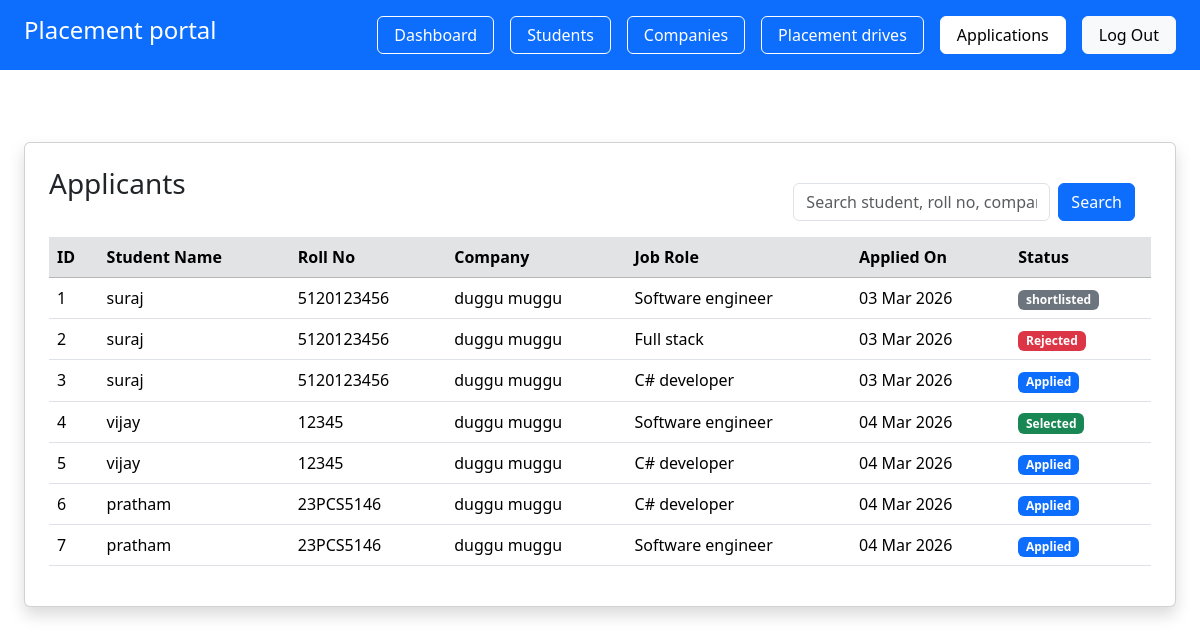
Page /admin/applicants (signed in) on the earlier database version.
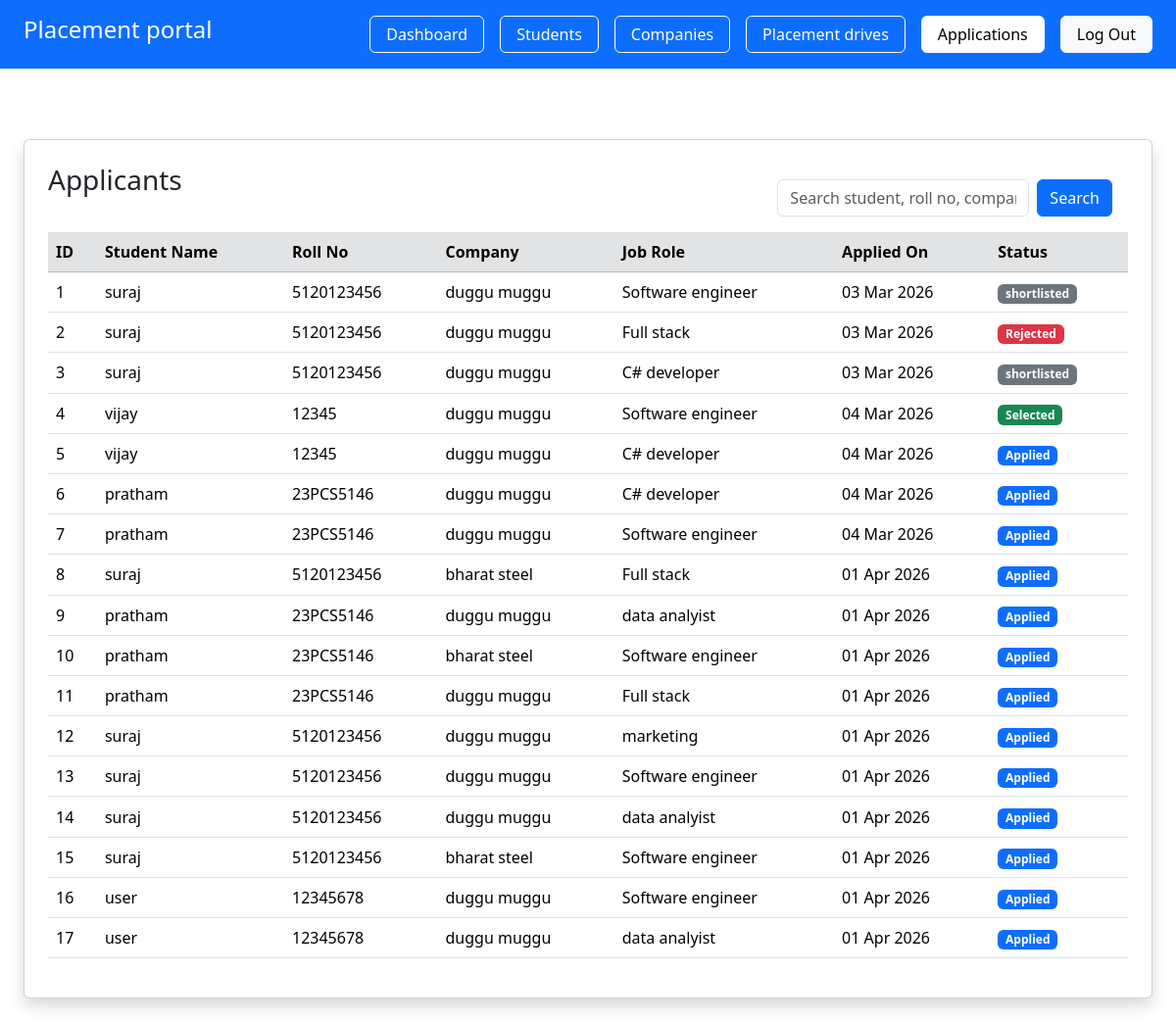
Same page on the later database version.
### app/models.py (models this page shows, shortened)
class Application(db.Model):
     __tablename__ = "applications"
     id = db.Column(db.Integer, primary_key=True)
     student_id = db.Column(db.Integer, db.ForeignKey("students.id"), nullable=False)
     drive_id =db.Column(db.Integer, db.ForeignKey("placement_drives.id"), nullable=False)
     applied_on =db.Column(db.DateTime, default=datetime.utcnow)
     status = db.Column(db.String(20), default="applied")
     student = db.relationship("Student", backref="applications")
     drive= db.relationship("PlacementDrive", backref="applications")
     __table_args__ = (
          db.UniqueConstraint("student_id","drive_id", name="unique_application"),
     )

class Student(db.Model):
     __tablename__ = "students"
     id = db.Column(db.Integer, primary_key=True )
     user_id = db.Column(db.Integer, db.ForeignKey("users.id"), nullable=False)
     name = db.Column(db.String(100), nullable=False)
     roll_no = db.Column(db.String(50), unique=True, nullable=False)
     branch= db.Column(db.String(50))
     cgpa=db.Column(db.Float)
     phone = db.Column(db.String(15))
     resume = db.Column(db.String(200))
     is_blacklisted = db.Column(db.Boolean, default=False)
     user = db.relationship("User", backref=db.backref("student", uselist=False), uselist=False )

class Company(db.Model):
     __tablename__ = "companies"
     id = db.Column(db.Integer, primary_key=True)
     user_id = db.Column(db.Integer, db.ForeignKey("users.id"), nullable=False)
     company_name = db.Column(db.String(150), nullable=False)
     hr_name = db.Column(db.String(100))
     website = db.Column(db.String(150))
     approval_status = db.Column(db.String(20), default="pending")
     is_blacklisted = db.Column(db.Boolean, default=False)
     user = db.relationship("User", backref=db.backref("company", uselist=False),uselist=False)

class PlacementDrive(db.Model):
     __tablename__ = "placement_drives"
     id = db.Column(db.Integer, primary_key=True)
     company_id = db.Column(db.Integer, db.ForeignKey("companies.id"), nullable=False)
     job_title = db.Column(db.String(150), nullable=False )
     description = db.Column(db.Text)
     eligibility= db.Column(db.String(200))
     deadline = db.Column(db.Date)
     status = db.Column(db.String(20) , default = 'pending')
     created_at  = db.Column(db.DateTime, default=datetime.utcnow)
     company= db.relationship('Company', backref='drives')

### app/admin/routes.py (the view)
@admin.route('/admin/applicants')
@login_required
def applicants():
     if current_user.role != 'admin':
        abort(403)
     search = request.args.get("search", "")
     if search:
        applicants = Application.query.join(Student).join(PlacementDrive).join(Company).filter(
            or_(
                Student.name.like(f"%{search}%"),
                Student.roll_no.like(f"%{search}%"),
                PlacementDrive.job_title.like(f"%{search}%"),
                Company.company_name.like(f"%{search}%")
            )
        ).all()
     else:
        applicants = Application.query.all()
     return render_template('admin/navigators/applications.html',applicants=applicants)

### app/__init__.py (called while the page is built)
@login_manager.user_loader
def load_user(user_id):
    from app.models import User
    return User.query.get(int(user_id))

### app/templates/admin/navigators/applications.html
{% extends "base.html" %}
{% block content %}
<div class="p-4  bg-opacity-25 " >
<div class="card shadow p-4 mt-5">
     <div class="d-flex justify-content-between">
          <h3 class="">Applicants</h3>
          <form method="GET" action="{{ url_for('admin.applicants') }}" class="d-flex p-3">
               <input type="text"name="search" class="form-control me-2" placeholder="Search student, roll no, company..." value="{{ request.args.get('search','') }}">
               <button class="btn btn-primary">Search</button>
          </form>
     </div>
<table class="table table-hover align-middle">
     <thead class="table-secondary">
          <tr>
               <th>ID</th>
               <th>Student Name</th>
               <th>Roll No</th>
               <th>Company</th>
               <th>Job Role</th>
               <th>Applied On</th>
               <th>Status</th>
          </tr>
     </thead>
<tbody>
{% for app in applicants %}
     <tr>
          <td>{{ app.id }}</td>
          <td>{{ app.student.name }}</td>
          <td>{{ app.student.roll_no }}</td>
          <td>{{ app.drive.company.company_name }}</td>
          <td>{{ app.drive.job_title }}</td>
          <td>{{ app.applied_on.strftime('%d %b %Y') }}</td>
          <td>
               {% if app.status == "applied" %}
                    <span class="badge bg-primary">Applied</span>
               {% elif app.status == "selected" %}
                    <span class="badge bg-success">Selected</span>
               {% elif app.status == "rejected" %}
                    <span class="badge bg-danger">Rejected</span>
               {% else %}
                    <span class="badge bg-secondary">{{ app.status }}</span>
               {% endif %}
          </td>
     </tr>
{% endfor %}
</tbody>
</table>
</div>
</div>
{% endblock %}

Differences in the rows shown:
changed Application id 3: status (not shown) → "shortlisted"; no longer shows "Applied"
added Application: id "8", student.name "suraj", student.roll_no "5120123456", drive.company.company_name "bharat steel", drive.job_title "Full stack", applied_on "01 Apr 2026", status "Applied"
added Application: id "9", student.name "pratham", student.roll_no "23PCS5146", drive.company.company_name "duggu muggu", drive.job_title "data analyist", applied_on "01 Apr 2026", status "Applied"
added Application: id "10", student.name "pratham", student.roll_no "23PCS5146", drive.company.company_name "bharat steel", drive.job_title "Software engineer", applied_on "01 Apr 2026", status "Applied"
added Application: id "11", student.name "pratham", student.roll_no "23PCS5146", drive.company.company_name "duggu muggu", drive.job_title "Full stack", applied_on "01 Apr 2026", status "Applied"
added Application: id "12", student.name "suraj", student.roll_no "5120123456", drive.company.company_name "duggu muggu", drive.job_title "marketing", applied_on "01 Apr 2026", status "Applied"
added Application: id "13", student.name "suraj", student.roll_no "5120123456", drive.company.company_name "duggu muggu", drive.job_title "Software engineer", applied_on "01 Apr 2026", status "Applied"
added Application: id "14", student.name "suraj", student.roll_no "5120123456", drive.company.company_name "duggu muggu", drive.job_title "data analyist", applied_on "01 Apr 2026", status "Applied"
added Application: id "15", student.name "suraj", student.roll_no "5120123456", drive.company.company_name "bharat steel", drive.job_title "Software engineer", applied_on "01 Apr 2026", status "Applied"
added Application: id "16", student.name "user", student.roll_no "12345678", drive.company.company_name "duggu muggu", drive.job_title "Software engineer", applied_on "01 Apr 2026", status "Applied"
added Application: id "17", student.name "user", student.roll_no "12345678", drive.company.company_name "duggu muggu", drive.job_title "data analyist", applied_on "01 Apr 2026", status "Applied"
